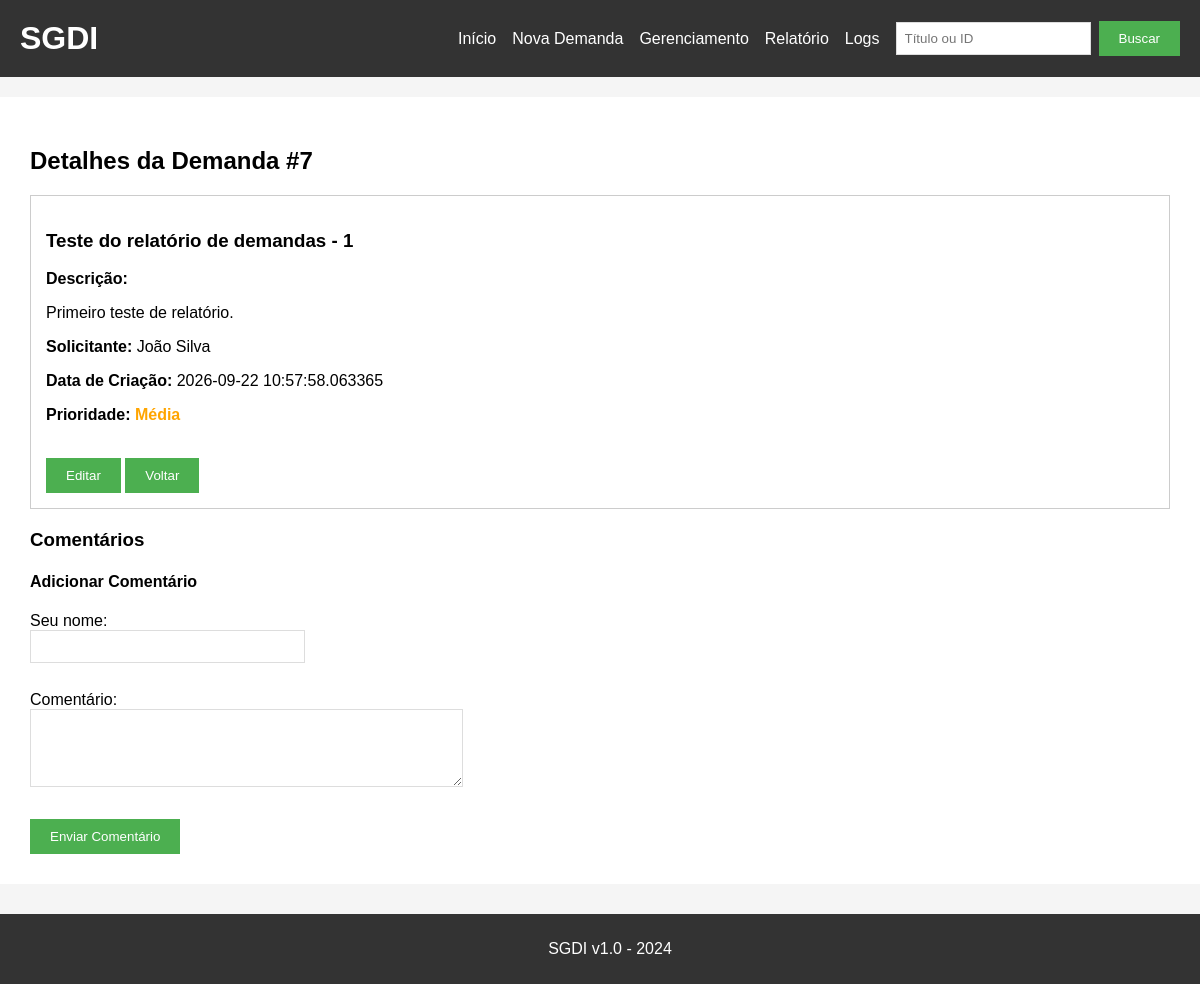
Page /detalhes/7 on the earlier database version.
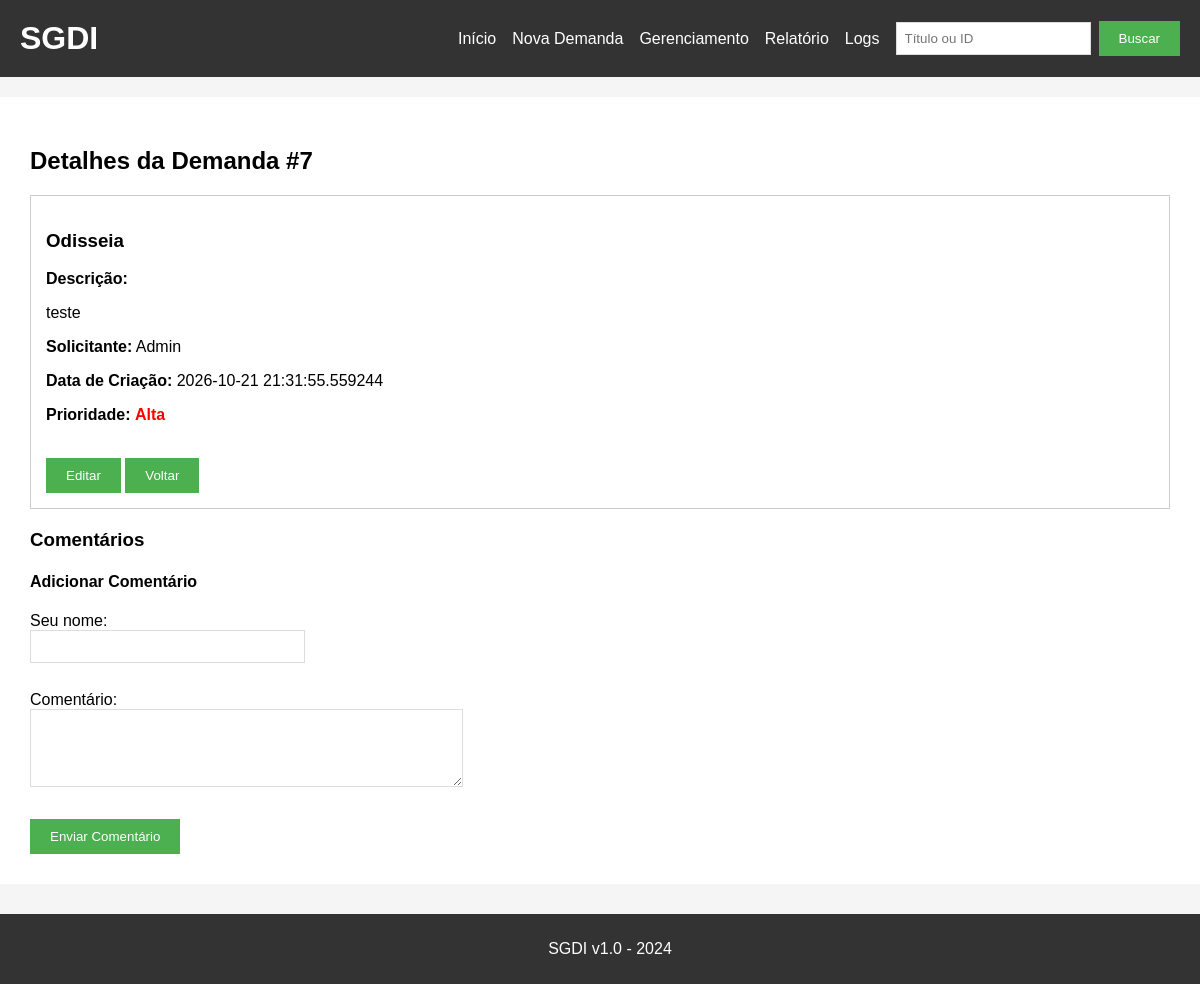
Same page on the later database version.
### tables this page shows
CREATE TABLE demandas (
    id INTEGER,
    titulo TEXT,
    descricao TEXT,
    solicitante TEXT,
    data_criacao TEXT,
    priority INTEGER DEFAULT 0
, usuario_id INTEGER, status TEXT DEFAULT 'aberta', responsible_id INTEGER, data_conclusao TEXT);

CREATE TABLE usuarios (
            id INTEGER PRIMARY KEY AUTOINCREMENT,
            nome TEXT,
            email TEXT,
            senha TEXT
        );

### app.py (the view)
@app.route('/detalhes/<id>')
def detalhes(id):
    conn = get_db()
    demanda = conn.execute(
        '''
        SELECT
            demandas.id,
            demandas.titulo,
            demandas.descricao,
            usuarios.nome,
            demandas.data_criacao,
            demandas.priority
        FROM demandas
        LEFT JOIN usuarios
            ON demandas.usuario_id = usuarios.id
        WHERE demandas.id = ?
        ''',
        (id,)
    ).fetchone()
    if demanda is None:
        conn.close()
        flash('Demanda não encontrada!')
        return redirect('/')
    comentarios = conn.execute(
        '''
        SELECT
            id,
            demanda_id,
            comentario,
            autor,
            data
        FROM comentarios
        WHERE demanda_id = ?
        ORDER BY id
        ''',
        (id,)
    ).fetchall()
    conn.close()
    return render_template(
        'detalhes.html',
        demanda=demanda,
        comentarios=comentarios
    )

### app.py (called while the page is built)
def get_db():
    caminho = app.config.get('DATABASE', 'demandas.db')
    conn = sqlite3.connect(caminho)
    conn.row_factory = sqlite3.Row
    preparar_banco(conn)
    return conn

### templates/detalhes.html (shortened to what this page needs)
{% extends "base.html" %}
{% block content %}
<h2>Detalhes da Demanda #{{ demanda[0] }}</h2>
<div style="border:1px solid #ccc; padding:15px; margin-bottom:20px;">
    <h3>{{ demanda[1] }}</h3>
    <p><strong>Descrição:</strong></p>
    <p>{{ demanda[2] }}</p>
    <p><strong>Solicitante:</strong> {{ demanda[3] }}</p>
    <p><strong>Data de Criação:</strong> {{ demanda[4] }}</p>
    <p><strong>Prioridade:</strong> {% if demanda[5] == 3 %} <span style="color: red; font-weight: bold;">Alta</span> {% elif demanda[5] == 2 %} <span style="color: orange; font-weight: bold;">Média</span> {% elif demanda[5] == 1 %} <span style="color: blue; font-weight: bold;">Baixa</span> {% else %} <span style="color: gray;">Nenhuma</span> {% endif %} </p>
    <br>
    <a href="/editar/{{ demanda[0] }}"><button>Editar</button></a>
    <a href="/"><button>Voltar</button></a>
</div>
<h3>Comentários</h3>
<h4>Adicionar Comentário</h4>
<form method="POST" action="/adicionar_comentario/{{ demanda[0] }}">
    <div>
        <label>Seu nome:</label><br>
        <input type="text" name="autor" size="30">
    </div>
    <br>
    <div>
        <label>Comentário:</label><br>
        <textarea name="comentario" rows="4" cols="50"></textarea>
    </div>
    <br>
    <button type="submit">Enviar Comentário</button>
</form>
{% endblock %}

Differences in the rows shown:
removed demandas: id "7", titulo "Teste do relatório de demandas - 1", descricao "Primeiro teste de relatório.", data_criacao "2026-09-22 10:57:58.063365"
no longer on this page (row unchanged): usuarios: nome "João Silva"
added demandas: id "7", titulo "Odisseia", descricao "teste", data_criacao "2026-10-21 21:31:55.559244"
added usuarios: nome "Admin"
Other differences:
text no longer shown: "Média"
text now shown: "Alta"
